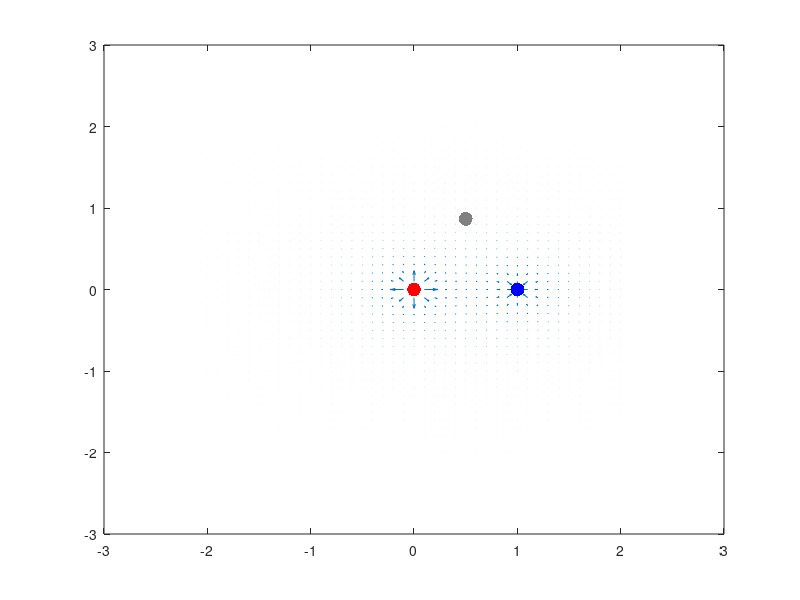

This figure's MATLAB source:
% Töltések és pozíciók definiálása
charges = [1, -1, 0]; % Töltések
positions = [0, 0; 1, 0; 0.5, sqrt(3)/2]; % Pozíciók (x, y)

% Rács létrehozása
[x, y] = meshgrid(-2:0.1:2, -2:0.1:2);

% Elektromos erőtér inicializálása
Ex = zeros(size(x));
Ey = zeros(size(y));

% Minden töltésre
for i = 1:length(charges)
    % Távolság a töltéstől
    r = sqrt((x-positions(i, 1)).^2 + (y-positions(i, 2)).^2);
    
    % Elektromos erőtér hozzáadása
    Ex = Ex + charges(i)*(x-positions(i, 1))./r.^3;
    Ey = Ey + charges(i)*(y-positions(i, 2))./r.^3;
end

% Elektromos erőtér ábrázolása
quiver(x, y, Ex, Ey);

% Töltések ábrázolása
hold on;
scatter(positions(:, 1), positions(:, 2), 100, 'filled');
for i = 1:length(charges)
    if charges(i) > 0
        scatter(positions(i, 1), positions(i, 2), 100, 'r', 'filled');
    elseif charges(i) < 0
        scatter(positions(i, 1), positions(i, 2), 100, 'b', 'filled');
    else
        scatter(positions(i, 1), positions(i, 2), 100, [0.5 0.5 0.5], 'filled');
    end
end
hold off;
